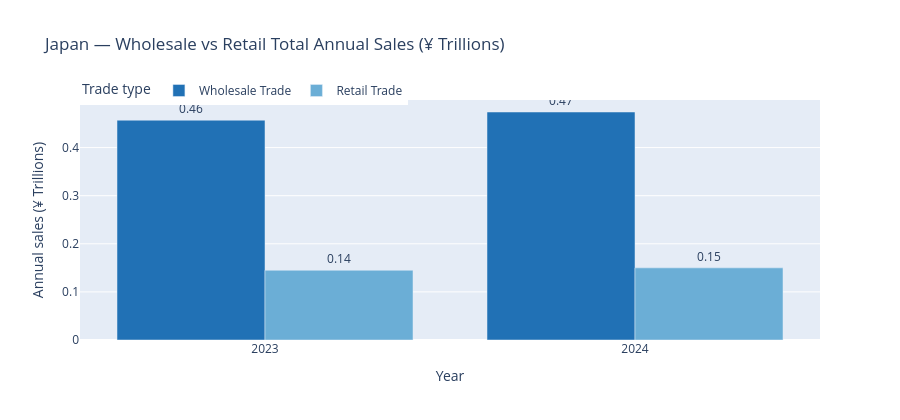

Notebook code cell kept with this figure:
### Code cell
# Total wholesale vs retail 2023 and 2024
wvsr = retail_clean[
    (retail_clean["industry_code"].isin(["01","02"])) &
    (retail_clean["tab_name"] == "Annual Sales (Total)")
].copy()

wvsr["value_tn"] = (wvsr["value"] / 1_000_000_000).round(3)

fig6 = px.bar(
    wvsr,
    x="year",
    y="value_tn",
    color="industry_name",
    barmode="group",
    text=wvsr["value_tn"].round(2),
    title="Japan — Wholesale vs Retail Total Annual Sales (¥ Trillions)",
    labels={"value_tn":      "Annual sales (¥ Trillions)",
            "industry_name": "Trade type",
            "year":          "Year"},
    color_discrete_map={
        "Wholesale Trade": "#2171b5",
        "Retail Trade":    "#6baed6"
    }
)
fig6.update_traces(textposition="outside")
fig6.update_layout(height=420,
    legend=dict(orientation="h", y=1.1))
fig6.show()

### Figure 1 — Plotly figure (JSON) as saved in the notebook; plotly's stock layout.template omitted (floating-point values rounded to 4 significant figures)
{"data": [{"alignmentgroup": "True", "hovertemplate": "Trade type=Wholesale Trade<br>Year=%{x}<br>Annual sales (¥ Trillions)=%{y}<br>text=%{text}<extra></extra>", "legendgroup": "Wholesale Trade", "marker": {"color": "#2171b5", "pattern": {"shape": ""}}, "name": "Wholesale Trade", "offsetgroup": "Wholesale Trade", "orientation": "v", "showlegend": true, "text": [0.46, 0.47], "textposition": "outside", "type": "bar", "x": [2023, 2024], "xaxis": "x", "y": [0.457, 0.474], "yaxis": "y"}, {"alignmentgroup": "True", "hovertemplate": "Trade type=Retail Trade<br>Year=%{x}<br>Annual sales (¥ Trillions)=%{y}<br>text=%{text}<extra></extra>", "legendgroup": "Retail Trade", "marker": {"color": "#6baed6", "pattern": {"shape": ""}}, "name": "Retail Trade", "offsetgroup": "Retail Trade", "orientation": "v", "showlegend": true, "text": [0.14, 0.15], "textposition": "outside", "type": "bar", "x": [2023, 2024], "xaxis": "x", "y": [0.145, 0.15], "yaxis": "y"}], "layout": {"barmode": "group", "height": 420, "legend": {"orientation": "h", "title": {"text": "Trade type"}, "tracegroupgap": 0, "y": 1.1}, "title": {"text": "Japan — Wholesale vs Retail Total Annual Sales (¥ Trillions)"}, "xaxis": {"anchor": "y", "domain": [0, 1], "title": {"text": "Year"}}, "yaxis": {"anchor": "x", "domain": [0, 1], "title": {"text": "Annual sales (¥ Trillions)"}}}}
